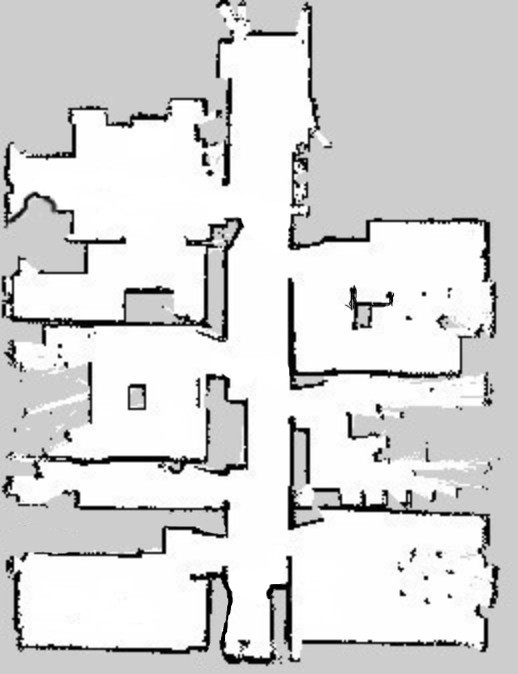
#> input picture images/room_recognition/grid_map.png, 518 x 674 px
$ python room_segmentation.py
#> lines starting #> are read from the running program, lines starting #| are printed output that depends on the picture; after the words box and inside, x2 and y2 are one past the last pixel; in counts of white or black regions, pixels touching at a corner belong together
import copy
from typing import List, Tuple
from matplotlib import pyplot as plt
import numpy as np
import cv2 as cv
from skimage.morphology import medial_axis

def plot_image(image, filename):
    plt.axis('off')
    plt.imshow(image, cmap='gray')
    plt.savefig(f"{filename}.png", dpi=300, bbox_inches='tight', pad_inches=0)
    plt.show()


class Origin:

    origin_x: float
    origin_y: float

    def __init__(self, origin_x: float, origin_y: float):
#> called with origin_x = 0, origin_y = 0
        self.origin_x = origin_x
        self.origin_y = origin_y

class RoomSegmentationJob:
    """
    This Job is responsible for segmenting a map into rooms and finding the door locations in order to produce
    a topological rooms graph

    The job is divided into the following steps:
        1. Binarize the map into free space and occupied space
        2. Analyze the free space to find the segments
        3. Analyze the occupied space to find the endpoints
        4. Find the door locations
        5. Separate the rooms
        6. Create a graph from the segmentation
    """

    map_resolution: float
    map_origin: List[float]
    free_space_image: np.array
    occupied_space_image: np.array

    free_space_skeleton: np.array
    occupied_space_skeleton: np.array

    robot_diameter_mt = 1.0

    def __init__(self, image: str, map_resolution: float, map_origin: Origin):

        """
        :param image: Bytes string representing the map image file
        :param map_resolution: float representing the resolution of the map in meters per pixel
        :param map_origin: Origin object representing the origin of the map
        """
#> called with map_resolution = 0.05

        image = np.fromstring(image, np.uint8)
        self.image = cv.imdecode(image, cv.IMREAD_GRAYSCALE)
#> self.image is the input picture: shape (674, 518); min 0, max 255, mean 215.6
        self.map_resolution = map_resolution
        self.map_origin = map_origin

    def start(self):
        self.free_space_image, self.occupied_space_image = self.binarize()
        self.free_space_image = self.preprocess_free_space_image()
        self.occupied_space_image = self.preprocess_occupied_space_image()

        segments_list = self.analyze_free_space()
        # PLOT

        endpoints, endpoints_coords, threshold = self.analyze_occupied_space()

        # Find door locations
        door_locations = self.find_door_locations(segments_list, endpoints_coords, threshold)
        num_labels, labels, centroids, labels_segments_list = self.separate_rooms(door_locations)

        rooms_bboxs = RoomSegmentationUtils.get_bbs_from_rooms_labels(labels, num_labels)
        for bbox in rooms_bboxs:
            cv.rectangle(self.image, (bbox[0], bbox[1]), (bbox[0] + bbox[2], bbox[1] + bbox[3]), (0, 0, 255), 2)

        rooms_segments = []
        for i in range(1, num_labels):
            mask = labels == i
            mask = mask.astype(np.uint8) * 255

            contours, hierarchy = cv.findContours(mask, cv.RETR_TREE, cv.CHAIN_APPROX_SIMPLE)
            print(hierarchy, contours)
            # hierarchy node: [next, previous, first child, parent]
            # next: Next contour at the same hierarchy level
            # previous: Previous contour at the same hierarchy level
            # first child: First child contour
            # parent: Parent contour
            room_segments = []
            for polyline in contours:
                if len(polyline) >= 3:
                    polyline = cv.approxPolyDP(polyline, 0.002 * cv.arcLength(polyline, True), True)
                    polyline = np.squeeze(polyline)
                    polyline = [np.round(self.to_world_pos(p[0], self.image.shape[0] - p[1]), 3) for p in polyline]
                    room_segments.append(polyline)

            rooms_segments.append(room_segments)

        #nodes, edges = RoomSegmentationUtils.segmentation_to_graph(labels, num_labels, centroids, labels_segments_list,
        #                                                           rooms_segments)

        return labels

    def binarize(self):
        _, free_space_image = cv.threshold(self.image, 220, 255, cv.THRESH_BINARY)
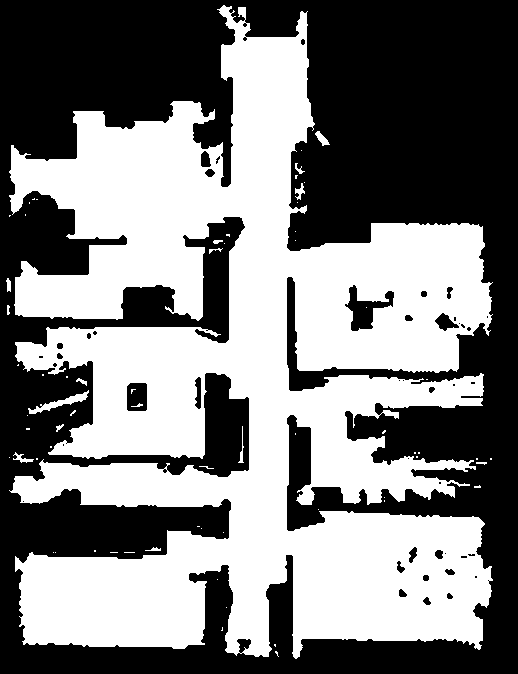
#> free_space_image: shape (674, 518); 49.3% white; 66 white regions (50 under 20 px), largest, box (x1, y1, x2, y2) and area: (9, 5, 493, 659) 170970, (28, 390, 89, 414) 370, (315, 131, 330, 146) 101
        _, occupied_space_image = cv.threshold(self.image, 10, 255, cv.THRESH_BINARY_INV)
#> occupied_space_image: shape (674, 518); 2.6% white in thin lines or dots
        return free_space_image, occupied_space_image

    def preprocess_free_space_image(self):
        strel = cv.getStructuringElement(cv.MORPH_ELLIPSE, (5, 5))
        map_image = cv.erode(self.free_space_image, strel)
#> map_image: shape (674, 518); 43.8% white; 21 white regions (16 under 20 px), largest, box (x1, y1, x2, y2) and area: (12, 8, 489, 656) 152625, (299, 487, 312, 503) 123, (65, 395, 85, 402) 55, (44, 402, 63, 408) 34, (318, 134, 326, 143) 20
        map_image = cv.medianBlur(map_image, 5)
#> map_image: shape (674, 518); 43.8% white; 8 white regions (3 under 20 px), largest, box (x1, y1, x2, y2) and area: (13, 16, 489, 655) 152508, (300, 488, 312, 503) 114, (210, 147, 221, 159) 80, (69, 396, 83, 402) 44, (222, 8, 228, 16) 29

        return map_image

    def preprocess_occupied_space_image(self):
        strel = cv.getStructuringElement(cv.MORPH_RECT, (5, 5))
        map_image = cv.dilate(self.occupied_space_image, strel)
#> map_image: shape (674, 518); 8.9% white; 132 white regions, largest, box (x1, y1, x2, y2) and area: (105, 565, 277, 665) 2617, (287, 277, 447, 391) 2091, (287, 415, 325, 531) 1524

        return map_image

    def voronoi_free_space(self, area_threshold=10):
#> called with area_threshold = 10
        self.free_space_skeleton, skeleton_coords = RoomSegmentationUtils.skeletonize_image(self.free_space_image)
#> skeleton_coords = ([0],)

        # Find branching points
        branching_points = RoomSegmentationUtils.find_branching_points(self.free_space_skeleton)

        self.free_space_skeleton = self.free_space_skeleton * 255
#> self.free_space_skeleton: shape (674, 518); 1.6% white in thin lines or dots, all inside (x1, y1, x2, y2) = (14, 8, 489, 655)
        self.free_space_skeleton = self.free_space_skeleton - np.bitwise_and(self.free_space_skeleton, branching_points)

        # Find branches
        branches_num, branches_labels = RoomSegmentationUtils.filter_small_branches(self.free_space_skeleton, area_threshold)
#> in filter_small_branches, `branches_num, branches_labels, branches_stats, branches_centroids = out`: branches_num = 249; branches_stats = 249 rows, first 6: [0, 0, 518, 674, 343818], [224, 8, 3, 8, 8], [240, 11, 4, 1, 4], [302, 16, 1, 1, 1], [304, 16, 1, 1, 1], [270, 19, 34, 55, 56]; branches_centroids = 249 pairs, first value 19.28 to 486, second value 11 to 653
#> after the loop in filter_small_branches, `for i in range(1, branches_num):`:
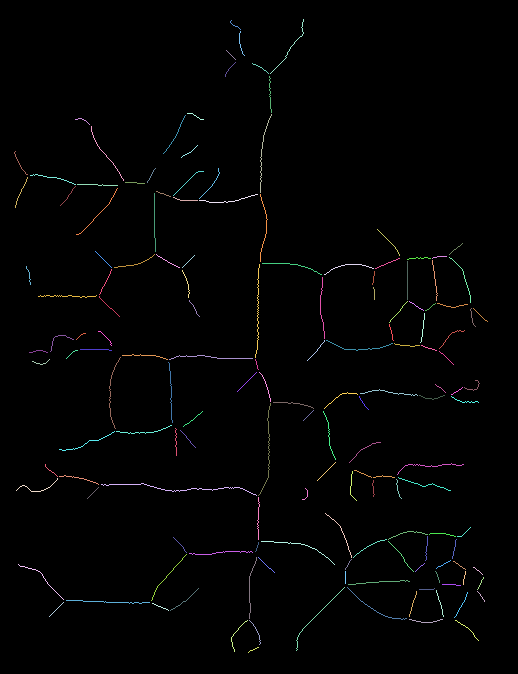
#> branches_labels: shape (674, 518) int32; 157 distinct labels, from 0 to 245; one colour per label, 0 black
#> in filter_small_branches, `branches_num = np.max(branches_labels)`: branches_num = 245
#> branches_num = 245
        self.free_space_skeleton = np.zeros_like(self.free_space_skeleton)
        self.free_space_skeleton[branches_labels > 0] = 255

        return branches_num, branches_labels

    def analyze_free_space(self, area_threshold=10):
        branches_num, branches_labels = self.voronoi_free_space()
#> branches_num = 245
        # Compute distance transform
        distances = cv.distanceTransform(self.free_space_image, cv.DIST_L2, 0)
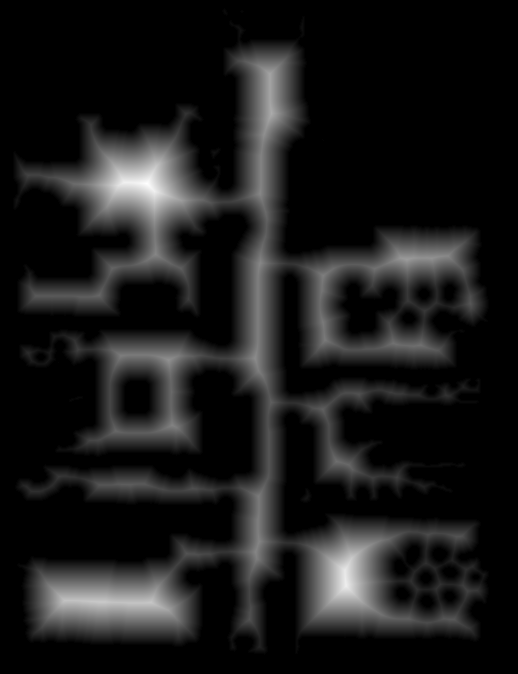
#> distances: shape (674, 518) float32; min 0, max 55.08, mean 5.7; drawn with min black and max white
        # For each branch, find the point in the branch whose distance is the minimum
        segments_list = []
        for i in range(1, branches_num):
            segments = RoomSegmentationUtils.get_segments_from_branch(area_threshold, distances, branches_labels == i)
            segments_list.extend(segments)
#> this loop made 244 passes
#> after the loop, segments_list = 89 items

        for segment in segments_list:
            # Find nearest point along perpendicular orientation
            r_centroid = np.round(segment.centroid).astype(np.uint16)
            dist = distances[r_centroid[1], r_centroid[0]]
            perpendicular_orientation = segment.orientation + np.pi / 2

            first_closest_point = np.round(
                segment.centroid + np.array(
                    [np.cos(perpendicular_orientation), np.sin(perpendicular_orientation)]) * dist).astype(np.uint16)

            perpendicular_orientation = segment.orientation - np.pi / 2
            second_closest_point = np.round(
                segment.centroid + np.array(
                    [np.cos(perpendicular_orientation), np.sin(perpendicular_orientation)]) * dist).astype(np.uint16)

            segment.set_intersection_points(first_closest_point, second_closest_point)
#> this loop made 89 passes
#> (r_centroid, dist) on passes 1 to 8: ([301, 30], 2), ([233, 24], 1.41), ([239, 37], 2.24), ([270, 94], 35), ([182, 121], 9.49), ([261, 166], 28), ([217, 174], 1.41), ([40, 175], 14.32)

        return segments_list

    def analyze_occupied_space(self):
        self.occupied_space_skeleton, skeleton_coords = RoomSegmentationUtils.skeletonize_image(
            self.occupied_space_image)
#> skeleton_coords = ([0],)
        self.occupied_space_skeleton = self.occupied_space_skeleton * 255
#> self.occupied_space_skeleton: shape (674, 518); 1.8% white in thin lines or dots
        plot_image(self.occupied_space_skeleton, "occupied_space_voronoi_diagram")

        branches_num, branches_labels = RoomSegmentationUtils.filter_small_branches(self.occupied_space_skeleton, 20)
#> call 2 of filter_small_branches, with area_threshold = 20
#> after the loop in filter_small_branches (call 2), `for i in range(1, branches_num):`:
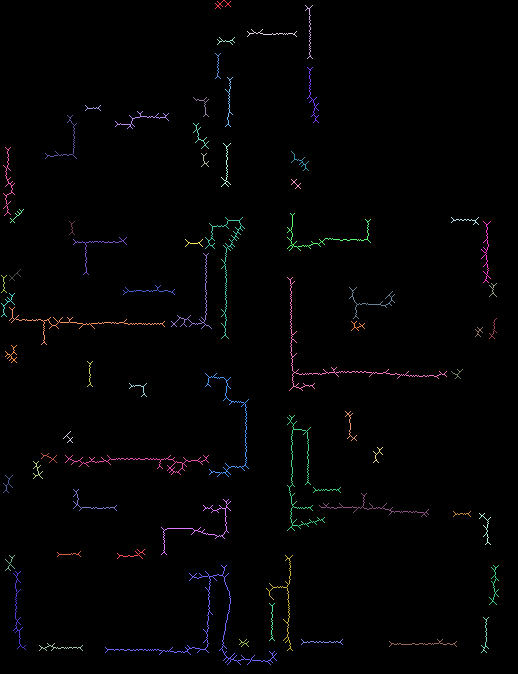
#> branches_labels: shape (674, 518) int32; 70 distinct labels, from 0 to 131; one colour per label, 0 black
        color_labels = np.uint8(255 * branches_labels / np.max(branches_labels))
        color_labels = cv.applyColorMap(color_labels, cv.COLORMAP_HSV)
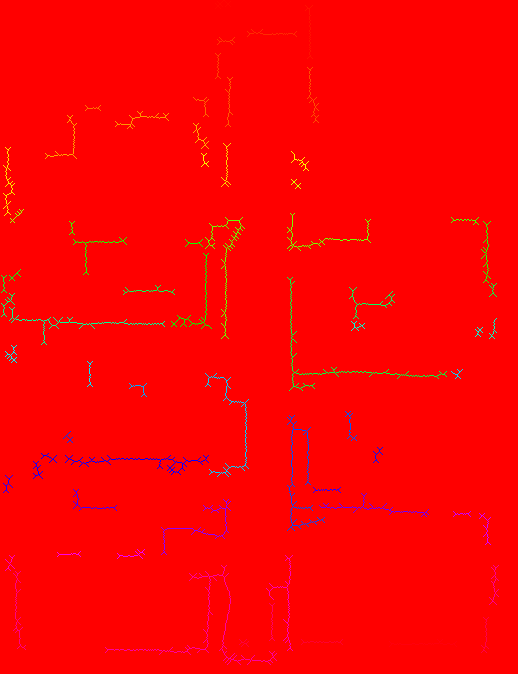
#> color_labels: shape (674, 518, 3); mean B, G, R 1.9, 2, 252.8
        color_labels[np.where(branches_labels == 0)] = [0, 0, 0]
        plot_image(color_labels, "occupied_space_diagram_branches_labeling")

        branches_labels_out = branches_labels.astype(np.uint8) * 255
        branches_labels_out = cv.applyColorMap(branches_labels_out, cv.COLORMAP_JET)
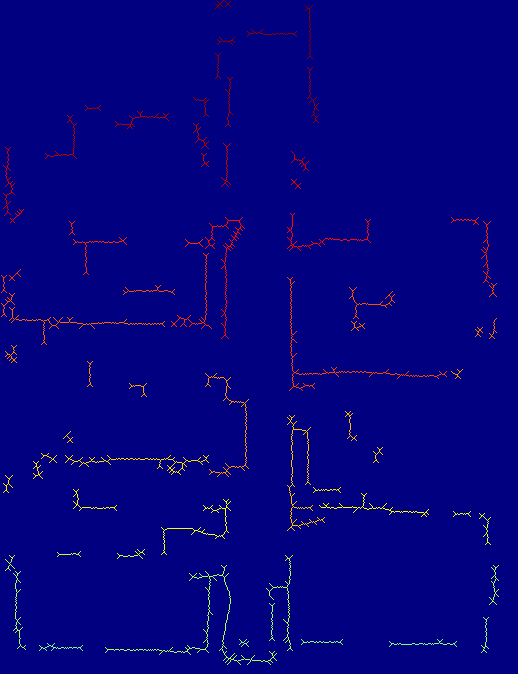
#> branches_labels_out: shape (674, 518, 3); mean B, G, R 126.3, 2.1, 3.5

        branches_labels = branches_labels.astype(np.uint8)
        _, self.occupied_space_skeleton = cv.threshold(branches_labels, 0, 255, cv.THRESH_BINARY)
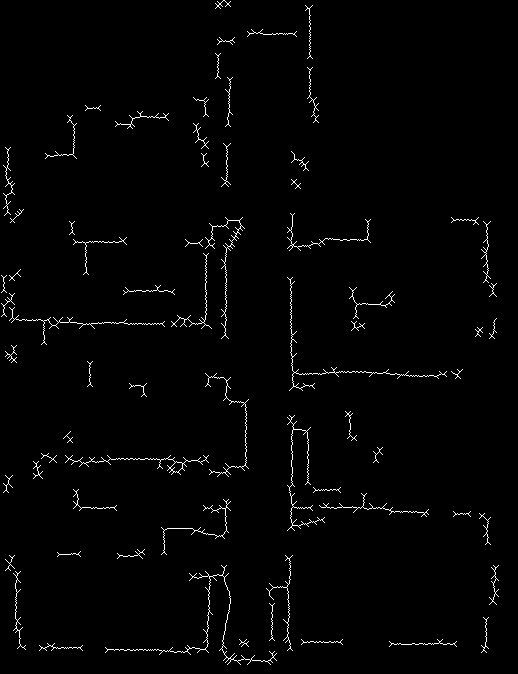
#> self.occupied_space_skeleton: shape (674, 518); 1.6% white in thin lines or dots

        distances = np.round(cv.distanceTransform(self.occupied_space_image, cv.DIST_L2, 0))
        # Get the distance values of the skeleton
        skeleton_distance_values = distances[np.where(self.occupied_space_skeleton)]
        wall_thickness = np.mean(skeleton_distance_values) * 2

        endpoints, endpoints_coords = RoomSegmentationUtils.find_end_points(self.occupied_space_skeleton)
#> endpoints: shape (674, 518); 0.19% white in thin lines or dots
#> (the rest of the program and of its run is left out)
